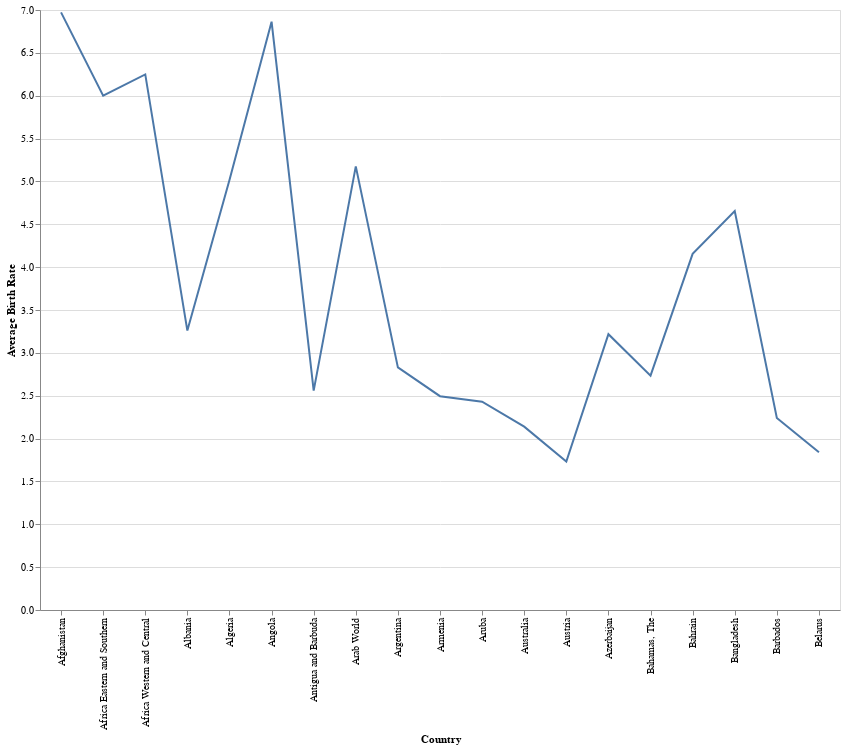

Notebook cell for this chart:
### Code cell
# Line chart showing Average Brith Rate in following first 20 countries from list.
line = alt.Chart(new_df).mark_line().encode(
    x='Country',
    y='Average Birth'
)

band = alt.Chart(new_df).mark_errorband(extent='ci').encode(
    x='Country',
    y=alt.Y('Average Birth', title='Average Birth Rate'),
)

(band + line).properties(height=600, width= 800)

### Figure 1 — Vega-Lite specification as saved in the notebook (floating-point values rounded to 4 significant figures)
{"config": {"view": {"continuousWidth": 400, "continuousHeight": 300}}, "layer": [{"mark": {"type": "errorband", "extent": "ci"}, "encoding": {"x": {"field": "Country", "type": "nominal"}, "y": {"field": "Average Birth", "title": "Average Birth Rate", "type": "quantitative"}}}, {"mark": "line", "encoding": {"x": {"field": "Country", "type": "nominal"}, "y": {"field": "Average Birth", "type": "quantitative"}}}], "data": {"name": "data-ca50b961d8d1cc653f47b937e1484154"}, "height": 600, "width": 800, "$schema": "https://vega.github.io/schema/vega-lite/v4.17.0.json", "datasets": {"data-ca50b961d8d1cc653f47b937e1484154": [{"Country": "Afghanistan", "Code": "AFG", "1960-69": 7.45, "1970-79": 7.45, "1980-89": 7.456, "1990-99": 7.559, "2000-09": 6.901, "2010-20": 5.019, "Average Birth": 6.972, "Change Over Time": -32.63}, {"Country": "Africa Eastern and Southern", "Code": "AFE", "1960-69": 6.773, "1970-79": 6.785, "1980-89": 6.55, "1990-99": 5.91, "2000-09": 5.34, "2010-20": 4.651, "Average Birth": 6.001, "Change Over Time": -31.33}, {"Country": "Africa Western and Central", "Code": "AFW", "1960-69": 6.518, "1970-79": 6.781, "1980-89": 6.749, "1990-99": 6.288, "2000-09": 5.845, "2010-20": 5.308, "Average Birth": 6.248, "Change Over Time": -18.56}, {"Country": "Albania", "Code": "ALB", "1960-69": 5.829, "1970-79": 4.308, "1980-89": 3.311, "1990-99": 2.623, "2000-09": 1.836, "2010-20": 1.651, "Average Birth": 3.26, "Change Over Time": -71.67}, {"Country": "Algeria", "Code": "DZA", "1960-69": 7.637, "1970-79": 7.4, "1980-89": 5.914, "1990-99": 3.617, "2000-09": 2.544, "2010-20": 2.984, "Average Birth": 5.016, "Change Over Time": -60.92}, {"Country": "Angola", "Code": "AGO", "1960-69": 7.066, "1970-79": 7.477, "1980-89": 7.43, "1990-99": 6.965, "2000-09": 6.467, "2010-20": 5.778, "Average Birth": 6.864, "Change Over Time": -18.22}, {"Country": "Antigua and Barbuda", "Code": "ATG", "1960-69": 4.183, "1970-79": 2.854, "1980-89": 2.089, "1990-99": 2.137, "2000-09": 2.095, "2010-20": 1.994, "Average Birth": 2.559, "Change Over Time": -52.33}, {"Country": "Arab World", "Code": "ARB", "1960-69": 7.016, "1970-79": 6.674, "1980-89": 5.884, "1990-99": 4.539, "2000-09": 3.599, "2010-20": 3.34, "Average Birth": 5.175, "Change Over Time": -52.39}, {"Country": "Argentina", "Code": "ARG", "1960-69": 3.072, "1970-79": 3.248, "1980-89": 3.133, "1990-99": 2.795, "2000-09": 2.435, "2010-20": 2.296, "Average Birth": 2.83, "Change Over Time": -25.28}, {"Country": "Armenia", "Code": "ARM", "1960-69": 4.049, "1970-79": 2.844, "1980-89": 2.546, "1990-99": 2.116, "2000-09": 1.672, "2010-20": 1.74, "Average Birth": 2.495, "Change Over Time": -57.04}, {"Country": "Aruba", "Code": "ABW", "1960-69": 3.944, "1970-79": 2.581, "1980-89": 2.335, "1990-99": 2.082, "2000-09": 1.795, "2010-20": 1.845, "Average Birth": 2.43, "Change Over Time": -53.21}, {"Country": "Australia", "Code": "AUS", "1960-69": 3.139, "1970-79": 2.352, "1980-89": 1.882, "1990-99": 1.825, "2000-09": 1.84, "2010-20": 1.795, "Average Birth": 2.139, "Change Over Time": -42.84}, {"Country": "Austria", "Code": "AUT", "1960-69": 2.693, "1970-79": 1.877, "1980-89": 1.531, "1990-99": 1.442, "2000-09": 1.389, "2010-20": 1.465, "Average Birth": 1.733, "Change Over Time": -45.58}, {"Country": "Azerbaijan", "Code": "AZE", "1960-69": 5.711, "1970-79": 4.28, "1980-89": 3.111, "1990-99": 2.406, "2000-09": 1.921, "2010-20": 1.878, "Average Birth": 3.218, "Change Over Time": -67.11}, {"Country": "Bahamas, The", "Code": "BHS", "1960-69": 4.095, "1970-79": 3.268, "1980-89": 2.856, "1990-99": 2.481, "2000-09": 1.912, "2010-20": 1.79, "Average Birth": 2.734, "Change Over Time": -56.3}, {"Country": "Bahrain", "Code": "BHR", "1960-69": 7.056, "1970-79": 5.697, "1980-89": 4.404, "1990-99": 3.237, "2000-09": 2.483, "2010-20": 2.054, "Average Birth": 4.155, "Change Over Time": -70.9}, {"Country": "Bangladesh", "Code": "BGD", "1960-69": 6.854, "1970-79": 6.792, "1980-89": 5.568, "1990-99": 3.821, "2000-09": 2.752, "2010-20": 2.134, "Average Birth": 4.654, "Change Over Time": -68.87}, {"Country": "Barbados", "Code": "BRB", "1960-69": 3.936, "1970-79": 2.507, "1980-89": 1.857, "1990-99": 1.736, "2000-09": 1.771, "2010-20": 1.633, "Average Birth": 2.24, "Change Over Time": -58.52}, {"Country": "Belarus", "Code": "BLR", "1960-69": 2.377, "1970-79": 2.184, "1980-89": 2.059, "1990-99": 1.524, "2000-09": 1.332, "2010-20": 1.564, "Average Birth": 1.84, "Change Over Time": -34.21}]}}
